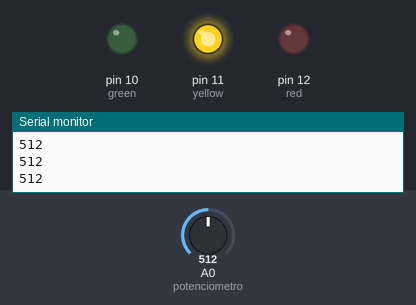
A sketch run on a simulated Arduino Uno, built with avr-gcc and run on an emulated ATmega328P. Shown: output pins drawn as LEDs (lit = HIGH), the last lines printed to the serial monitor. Inputs (shaded band) come from the test bench; at power-on: A0 (potenciometro) = 512.

Above: at 1.2 s.
1.3 s: A0 (potenciometro) set to 590
2.8 s: A0 (potenciometro) set to 612
At 4.0 s:
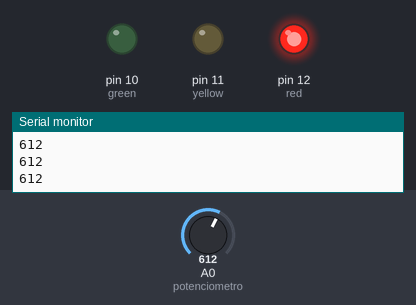
4.3 s: A0 (potenciometro) set to 275
At 5.2 s:
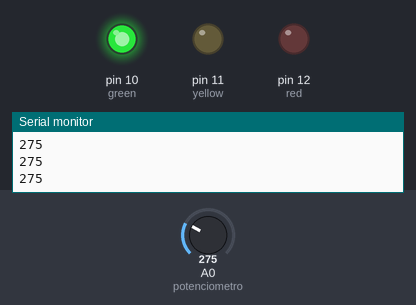
5.8 s: A0 (potenciometro) set to 294
At 6.4 s:
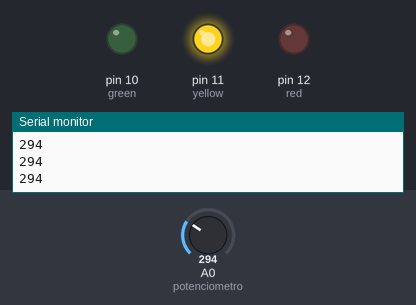
7.3 s: A0 (potenciometro) set to 122
At 7.6 s:
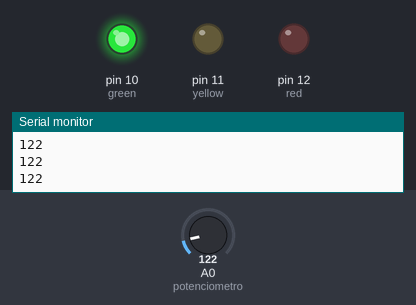
Timing chart, 0 to 9.8 s (numbered marks = the images above; inputs shaded):
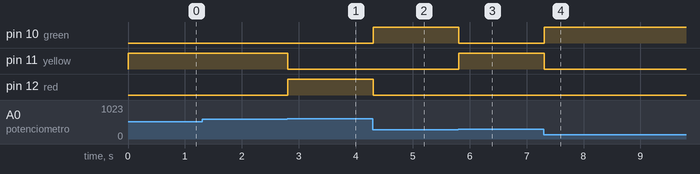

The sketch:

semaforo_potenciometro.ino
```cpp
/*
* Aula 02:
* Pratica 03: Semaforo com potenciometro
* 21/04/2022
*/
#define potenciometro  A0
#define red 12
#define yellow 11
#define green 10

void setup() {
  Serial.begin(9600);
  pinMode(potenciometro, INPUT);
  pinMode(red, OUTPUT);
  pinMode(yellow, OUTPUT);
  pinMode(green, OUTPUT);
}

void loop() {
  int valorPotenciometro = analogRead(potenciometro);
  Serial.println(valorPotenciometro);

  if(valorPotenciometro < 285){
    digitalWrite(green, HIGH);
    digitalWrite(yellow, LOW);
    digitalWrite(red, LOW);
  }

  else if((valorPotenciometro >= 285) && (valorPotenciometro < 600)){
    digitalWrite(green, LOW);
    digitalWrite(yellow, HIGH);
    digitalWrite(red, LOW);
  }
  else{
    digitalWrite(green, LOW);
    digitalWrite(yellow, LOW);
    digitalWrite(red, HIGH);
  }

  delay(20);
}
```

Measured:
- the behaviour switches between 599 and 600 on A0 (potenciometro) (found by bisection; images 0 and 1)
- the behaviour switches between 284 and 285 on A0 (potenciometro) (found by bisection; images 2 and 3)
- after the input at 2.8 s, pin 11 (yellow): HIGH → LOW at once; pin 12 (red): LOW → HIGH at once
- after the input at 4.3 s, pin 10 (green): LOW → HIGH at once; pin 12 (red): HIGH → LOW at once
- after the input at 5.8 s, pin 10 (green): HIGH → LOW at once; pin 11 (yellow): LOW → HIGH at once
- after the input at 7.3 s, pin 10 (green): LOW → HIGH at once; pin 11 (yellow): HIGH → LOW at once
